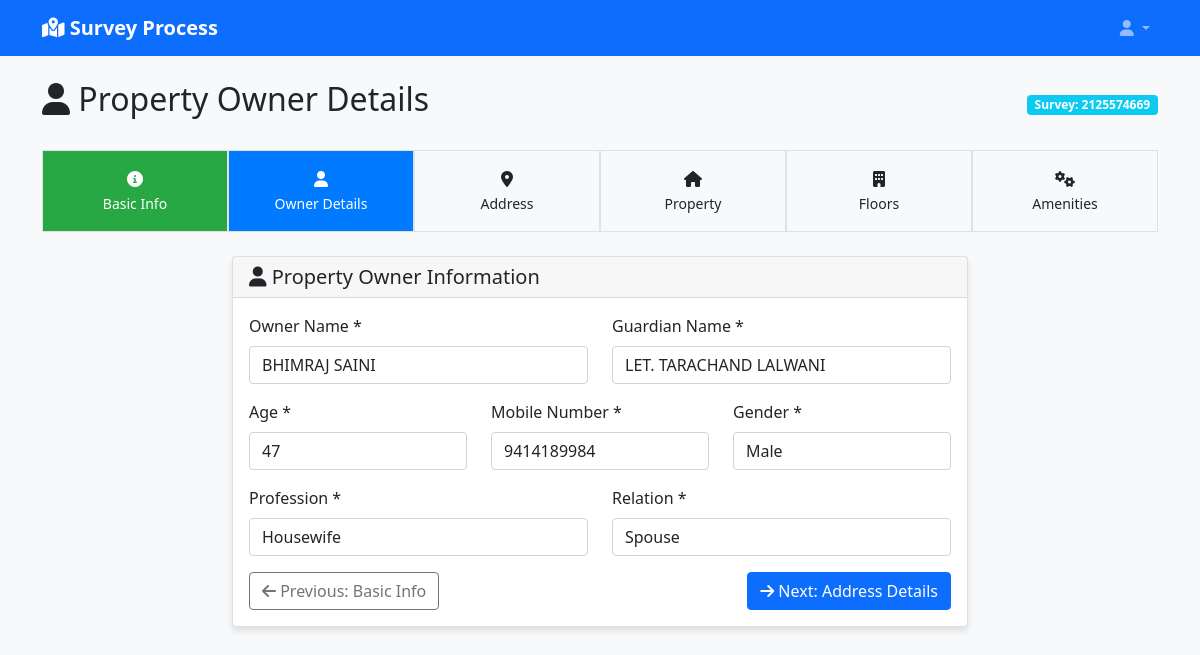
Page /survey/3/owner-details/ (signed in) on the committed database.
### survey_process/models.py (models this page shows, shortened)
class Survey(models.Model):
    SURVEY_STATUS_CHOICES = [
        ('draft', 'Draft'),
        ('form_completed', 'Form Completed'),
        ('geotagged', 'Geotagged'),
        ('completed', 'Completed'),
        ('verified', 'Verified'),
        ('rejected', 'Rejected'),
    ]
    survey_id = models.UUIDField(default=uuid.uuid4, editable=False, unique=True)
    survey_number = models.CharField(max_length=50, unique=True, blank=True, null=True, verbose_name="Survey Number")
    service_no = models.CharField(max_length=50, blank=True, null=True, verbose_name="Service Number")
    unique_key = models.CharField(max_length=100, blank=True, null=True, verbose_name="Unique Key")
    status = models.CharField(max_length=20, choices=SURVEY_STATUS_CHOICES, default='draft')
    surveyor = models.ForeignKey(User, on_delete=models.CASCADE, related_name='surveys')
    created_at = models.DateTimeField(auto_now_add=True)
    updated_at = models.DateTimeField(auto_now=True)
    completed_at = models.DateTimeField(null=True, blank=True)
    TAX_PAID_CHOICES = [
        ('', 'Select Tax Status'),
        ('yes', 'Yes'),
        ('no', 'No'),
        ('partial', 'Partial'),
    ]
    ONE_TIME_PAID_CHOICES = [
        ('', 'Select One Time Payment'),
        ('yes', 'Yes'),
        ('no', 'No'),
    ]
    tax_paid = models.CharField(max_length=10, choices=TAX_PAID_CHOICES, blank=True)
    one_time_paid = models.CharField(max_length=10, choices=ONE_TIME_PAID_CHOICES, blank=True)
    MULTI_STORAGE_CHOICES = [
        ('', 'Select Multi Storage'),
        ('yes', 'Yes'),
        ('no', 'No'),
    ]
    EX_PARTY_CHOICES = [
        ('', 'Select Ex Party'),
        ('yes', 'Yes'),
        ('no', 'No'),
    ]
    multi_storage_complex = models.CharField(max_length=10, choices=MULTI_STORAGE_CHOICES, blank=True)
    is_ex_party = models.CharField(max_length=10, choices=EX_PARTY_CHOICES, blank=True)
    surveyor_notes = models.TextField(blank=True, verbose_name="Surveyor Notes")
    verification_notes = models.TextField(blank=True, verbose_name="Verification Notes")
    class Meta:
        verbose_name = "Survey"
        verbose_name_plural = "Surveys"
        ordering = ['-created_at']

class PropertyOwner(models.Model):
    GENDER_CHOICES = [
        ('', 'Select Gender'),
        ('male', 'Male'),
        ('female', 'Female'),
        ('other', 'Other'),
    ]
    RELATION_CHOICES = [
        ('', 'Select Relation'),
        ('self', 'Self'),
        ('father', 'Father'),
        ('mother', 'Mother'),
        ('spouse', 'Spouse'),
        ('son', 'Son'),
        ('daughter', 'Daughter'),
        ('brother', 'Brother'),
        ('sister', 'Sister'),
        ('other', 'Other'),
    ]
    PROFESSION_CHOICES = [
        ('', 'Select Profession'),
        ('business', 'Business'),
        ('service', 'Service'),
        ('agriculture', 'Agriculture'),
        ('retired', 'Retired'),
        ('housewife', 'Housewife'),
        ('student', 'Student'),
        ('unemployed', 'Unemployed'),
        ('other', 'Other'),
    ]
    survey = models.OneToOneField(Survey, on_delete=models.CASCADE, related_name='owner')
    owner_name = models.CharField(max_length=100, verbose_name="Owner Name")
    guardian_name = models.CharField(max_length=100, verbose_name="Guardian Name")
    age = models.PositiveIntegerField(verbose_name="Age")
    mobile_no = models.CharField(max_length=15, verbose_name="Mobile Number")
    gender = models.CharField(max_length=10, choices=GENDER_CHOICES)
    profession = models.CharField(max_length=20, choices=PROFESSION_CHOICES)
    relation = models.CharField(max_length=20, choices=RELATION_CHOICES)
    class Meta:
        verbose_name = "Property Owner"
        verbose_name_plural = "Property Owners"

### survey_process/views.py (the view)
# urls.py: path('<int:survey_id>/owner-details/', views.survey_owner_details, name='survey_owner_details'),
@login_required
def survey_owner_details(request, survey_id):
    survey = get_object_or_404(Survey, id=survey_id, surveyor=request.user)
    try:
        owner = survey.owner
    except:
        owner = None
    if request.method == 'POST':
        owner_form = PropertyOwnerForm(request.POST, instance=owner)
        if owner_form.is_valid():
            owner = owner_form.save(commit=False)
            owner.survey = survey
            owner.save()
            messages.success(request, 'Owner details saved successfully!')
            return redirect('survey_process:survey_address_details', survey_id=survey.id)
        else:
            messages.error(request, 'Please correct the errors in the form.')
    else:
        owner_form = PropertyOwnerForm(instance=owner)
    context = {
        'owner_form': owner_form,
        'survey': survey,
    }
    return render(request, 'survey_process/survey_owner_details.html', context)

### survey_process/forms.py
class PropertyOwnerForm(forms.ModelForm):
    class Meta:
        model = PropertyOwner
        fields = ['owner_name', 'guardian_name', 'age', 'mobile_no', 'gender', 'profession', 'relation']
        widgets = {
            'owner_name': forms.TextInput(attrs={'class': 'form-control', 'placeholder': 'Enter Owner Name'}),
            'guardian_name': forms.TextInput(attrs={'class': 'form-control', 'placeholder': 'Enter Guardian Name'}),
            'age': forms.NumberInput(attrs={'class': 'form-control', 'placeholder': 'Enter Age'}),
            'mobile_no': forms.TextInput(attrs={'class': 'form-control', 'placeholder': 'Enter Mobile Number'}),
            'gender': forms.Select(attrs={'class': 'form-control'}),
            'profession': forms.Select(attrs={'class': 'form-control'}),
            'relation': forms.Select(attrs={'class': 'form-control'}),
        }

### survey_process/templates/survey_process/survey_owner_details.html (shortened to what this page needs)
{% extends 'survey_process/base.html' %}
{% block content %}
<div class="row">
    <div class="col-12">
        <div class="d-flex justify-content-between align-items-center mb-4">
            <h2><i class="fas fa-user"></i> Property Owner Details</h2>
            <div>
                <span class="badge bg-info">Survey: {{ survey.service_no }}</span>
            </div>
        </div>
    </div>
</div>
<div class="step-indicator mb-4">
    <div class="step completed">
        <i class="fas fa-info-circle"></i><br>
        <small>Basic Info</small>
    </div>
    <div class="step active">
        <i class="fas fa-user"></i><br>
        <small>Owner Details</small>
    </div>
    <div class="step">
        <i class="fas fa-map-marker-alt"></i><br>
        <small>Address</small>
    </div>
    <div class="step">
        <i class="fas fa-home"></i><br>
        <small>Property</small>
    </div>
    <div class="step">
        <i class="fas fa-building"></i><br>
        <small>Floors</small>
    </div>
    <div class="step">
        <i class="fas fa-cogs"></i><br>
        <small>Amenities</small>
    </div>
</div>
<div class="row justify-content-center">
    <div class="col-md-8">
        <div class="card">
            <div class="card-header">
                <h5 class="mb-0"><i class="fas fa-user"></i> Property Owner Information</h5>
            </div>
            <div class="card-body">
                <form method="post">
                    <div class="row">
                        <div class="col-md-6">
                            <div class="mb-3">
                                <label for="{{ owner_form.owner_name.id_for_label }}" class="form-label">
                                    Owner Name *
                                </label>
                                {{ owner_form.owner_name }}
                            </div>
                        </div>
                        <div class="col-md-6">
                            <div class="mb-3">
                                <label for="{{ owner_form.guardian_name.id_for_label }}" class="form-label">
                                    Guardian Name *
                                </label>
                                {{ owner_form.guardian_name }}
                            </div>
                        </div>
                    </div>
                    <div class="row">
                        <div class="col-md-4">
                            <div class="mb-3">
                                <label for="{{ owner_form.age.id_for_label }}" class="form-label">
                                    Age *
                                </label>
                                {{ owner_form.age }}
                            </div>
                        </div>
                        <div class="col-md-4">
                            <div class="mb-3">
                                <label for="{{ owner_form.mobile_no.id_for_label }}" class="form-label">
                                    Mobile Number *
                                </label>
                                {{ owner_form.mobile_no }}
                            </div>
                        </div>
                        <div class="col-md-4">
                            <div class="mb-3">
                                <label for="{{ owner_form.gender.id_for_label }}" class="form-label">
                                    Gender *
                                </label>
                                {{ owner_form.gender }}
                            </div>
                        </div>
                    </div>
                    <div class="row">
                        <div class="col-md-6">
                            <div class="mb-3">
                                <label for="{{ owner_form.profession.id_for_label }}" class="form-label">
                                    Profession *
                                </label>
                                {{ owner_form.profession }}
                            </div>
                        </div>
                        <div class="col-md-6">
                            <div class="mb-3">
                                <label for="{{ owner_form.relation.id_for_label }}" class="form-label">
                                    Relation *
                                </label>
                                {{ owner_form.relation }}
                            </div>
                        </div>
                    </div>
                    <div class="row">
                        <div class="col-12">
                            <div class="d-grid gap-2 d-md-flex justify-content-md-between">
                                <a href="{% url 'survey_process:survey_form_edit' survey.id %}" class="btn btn-outline-secondary">
                                    <i class="fas fa-arrow-left"></i> Previous: Basic Info
                                </a>
                                <button type="submit" class="btn btn-primary">
                                    <i class="fas fa-arrow-right"></i> Next: Address Details
                                </button>
                            </div>
                        </div>
                    </div>
                </form>
            </div>
        </div>
    </div>
</div>
{% endblock %}

### survey_process/templates/survey_process/base.html (style rules this page uses)
.card { box-shadow: 0 4px 6px rgba(0, 0, 0, 0.1); }
.step-indicator { display: flex; justify-content: space-between; margin-bottom: 2rem; }
.step { flex: 1; text-align: center; padding: 1rem; background: #f8f9fa; border: 1px solid #dee2e6; position: relative; }
.step.active { background: #007bff; color: white; }
.step.completed { background: #28a745; color: white; }

### rows in the picture
Survey: service_no "2125574669"
PropertyOwner: owner_name "BHIMRAJ SAINI", guardian_name "LET. TARACHAND LALWANI", age "47", mobile_no "9414189984", gender "Male", profession "Housewife", relation "Spouse"
